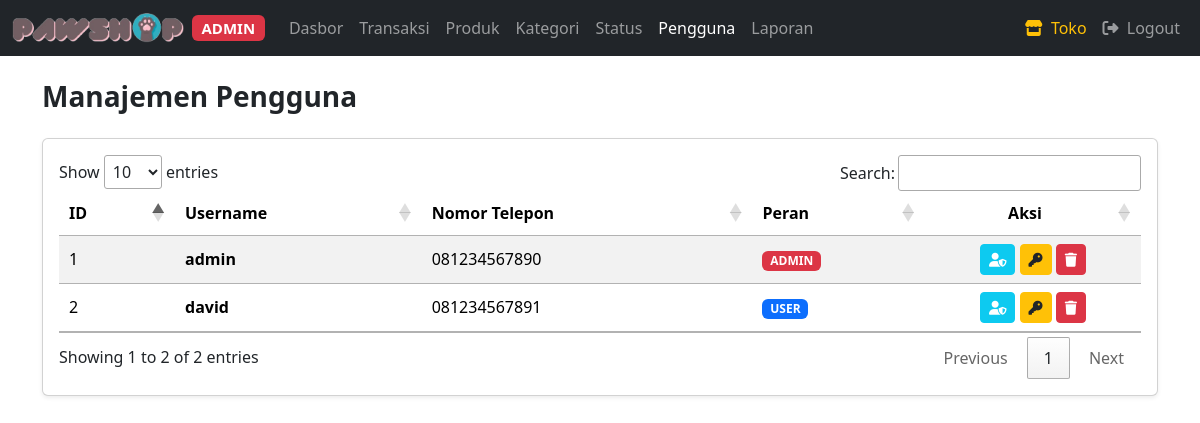
The page /admin/users.php (signed in) on the database its author committed.
### tables this page shows
CREATE TABLE IF NOT EXISTS `users` (
  `id` int(11) NOT NULL AUTO_INCREMENT,
  `username` varchar(50) NOT NULL,
  `password` varchar(255) NOT NULL,
  `phone_number` varchar(30) DEFAULT NULL,
  `remember_token` varchar(255) DEFAULT '',
  `privilege` varchar(20) NOT NULL DEFAULT 'user',
  PRIMARY KEY (`id`),
  UNIQUE KEY `username` (`username`)
);

### admin/users.php (the view, shortened to what this page needs)
<?php
require_once __DIR__ . '/../config/database.php';
?>
<!doctype html>
<html lang="en">
<head>
  <link href="<?= BASE_URL ?>assets/css/bootstrap.min.css" rel="stylesheet">
  <link rel="stylesheet" href="<?= BASE_URL ?>assets/css/datatables.min.css">
</head>
<body>
  <?php include __DIR__ . '/../includes/admin-navbar.php'; ?>
  <div class="container mt-4 mb-5">
    <div class="d-flex justify-content-between align-items-center mb-3">
      <h3 class="fw-bold">Manajemen Pengguna</h3>
    </div>
    <div class="card shadow-sm">
      <div class="card-body">
        <div class="table-responsive">
          <table class="table table-striped table-hover align-middle" id="usersDataTables">
            <thead>
              <tr>
                <th style="width: 80px;">ID</th>
                <th>Username</th>
                <th>Nomor Telepon</th>
                <th>Peran</th>
                <th style="width: 180px;" class="text-center">Aksi</th>
              </tr>
            </thead>
            <tbody>
              <?php
              $fetch = "SELECT id, username, phone_number, privilege FROM users ORDER BY id ASC";
              $res = mysqli_query($conn, $fetch);
              if ($res && mysqli_num_rows($res) > 0) {
                while ($row = mysqli_fetch_assoc($res)) {
              ?>
                  <tr>
                    <td><?= $row['id']; ?></td>
                    <td class="fw-semibold"><?= htmlspecialchars($row['username']); ?></td>
                    <td><?= htmlspecialchars($row['phone_number'] ?? '-'); ?></td>
                    <td>
                      <span class="badge <?= ($row['privilege'] === 'admin') ? 'bg-danger' : 'bg-primary' ?>">
                        <?= strtoupper($row['privilege']); ?>
                      </span>
                    </td>
                    <td class="text-center">
                      <button type="button" class="btn btn-sm btn-info text-white" data-bs-toggle="modal" data-bs-target="#editUsers" data-id="<?= $row['id']; ?>" title="Ubah Peran">
                        <i class="fa-solid fa-user-shield"></i>
                      </button>
                      <button type="button" class="btn btn-sm btn-warning text-dark" data-bs-toggle="modal" data-bs-target="#editPasswordUsers" data-id="<?= $row['id']; ?>" title="Reset Password">
                        <i class="fa-solid fa-key"></i>
                      </button>
                      <button type="button" class="btn btn-sm btn-danger" data-bs-toggle="modal" data-bs-target="#deleteUsers" data-id="<?= $row['id']; ?>" title="Hapus Pengguna">
                        <i class="fa-solid fa-trash"></i>
                      </button>
                    </td>
                  </tr>
              <?php
                }
              }
              ?>
            </tbody>
          </table>
        </div>
      </div>
    </div>
  </div>
</body>
</html>

### rows shown on the page
users: id "1", username "admin", phone_number "081234567890", privilege "ADMIN"
users: id "2", username "david", phone_number "081234567891", privilege "USER"
